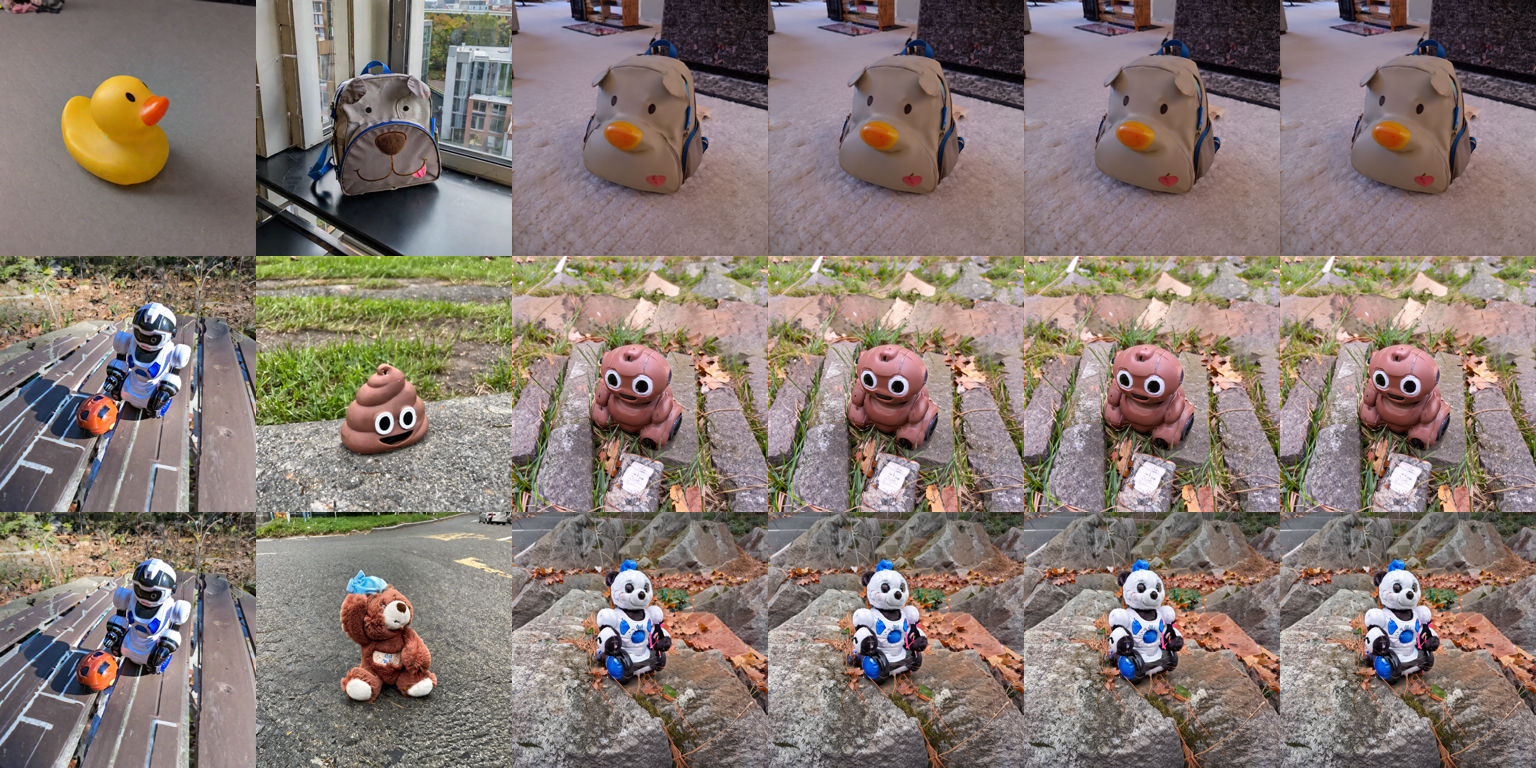

Python code for this plot:
from PIL import Image

subjects = ["duck_toy", "robot_toy", "backpack_dog", "poop_emoji", "bear_plushie", "clock"]
subject_pairs = [("duck_toy", "backpack_dog"),
                 ("duck_toy", "robot_toy"),
                 ("duck_toy", "bear_plushie"),
                 ("robot_toy", "poop_emoji"),
                 ("robot_toy", "bear_plushie"),
                 ("backpack_dog", "poop_emoji"),
                 ("poop_emoji", "bear_plushie")]
lambdas = [0.0, 0.01, 0.1, 1.0]

def show_images(images, suffix=""):
    img_size = 256
    images = [image.resize((img_size, img_size)) for image in images]

    # create a new image with 6 columns
    assert len(images) % 6 == 0
    new_image = Image.new("RGB", (img_size * 6, img_size * (len(images) // 6)))
    for i in range(len(images)):
        new_image.paste(images[i], (i % 6 * img_size, i // 6 * img_size))

    new_image.save(f"showcase{suffix}.png")

    import matplotlib.pyplot as plt
    import io

    header_height = 90
    labels = ["LoRA1", "LoRA2", r"$\lambda=0.0$", r"$\lambda=0.01$", r"$\lambda=0.1$", r"$\lambda=1.0$"]

    def render_latex_label(text, fontsize=20):
        fig, ax = plt.subplots(figsize=(2, 0.8), dpi=100)
        ax.text(0.5, 0.5, text, fontsize=fontsize, ha='center', va='center')
        ax.axis('off')
        fig.patch.set_facecolor('white')
        
        buf = io.BytesIO()
        fig.savefig(buf, format='png', bbox_inches='tight', pad_inches=0.1, facecolor='white')
        plt.close(fig)
        buf.seek(0)
        return Image.open(buf)

    final_image = Image.new("RGB", (img_size * 6, img_size * (len(images) // 6) + header_height), "white")
    final_image.paste(new_image, (0, header_height))

    for i, label in enumerate(labels):
        label_img = render_latex_label(label)
        x = i * img_size + img_size // 2 - label_img.width // 2
        y = header_height // 2 - label_img.height // 2
        final_image.paste(label_img, (x, y))

    final_image.save(f"showcase-with-text{suffix}.png")

images = []

for subject1, subject2 in subject_pairs:
    images.append(Image.open(f"single-lora/{subject1}/test_images/final_image_00.png"))
    images.append(Image.open(f"single-lora/{subject2}/test_images/final_image_00.png"))

    for lambda_ in lambdas:
        image = Image.open(f"outputs/{subject1}-{subject2}-lambda-{lambda_}.png")
        images.append(image)

show_images(images)

images = []

for i in range(len(subjects)):
    for j in range(i+1, len(subjects)):
        subject1 = subjects[i]
        subject2 = subjects[j]

        images.append(Image.open(f"single-lora/{subject1}/test_images/final_image_00.png"))
        images.append(Image.open(f"single-lora/{subject2}/test_images/final_image_00.png"))

        for lambda_ in lambdas:
            image = Image.open(f"outputs/{subject1}-{subject2}-lambda-{lambda_}.png")
            images.append(image)

show_images(images, suffix="-all")
